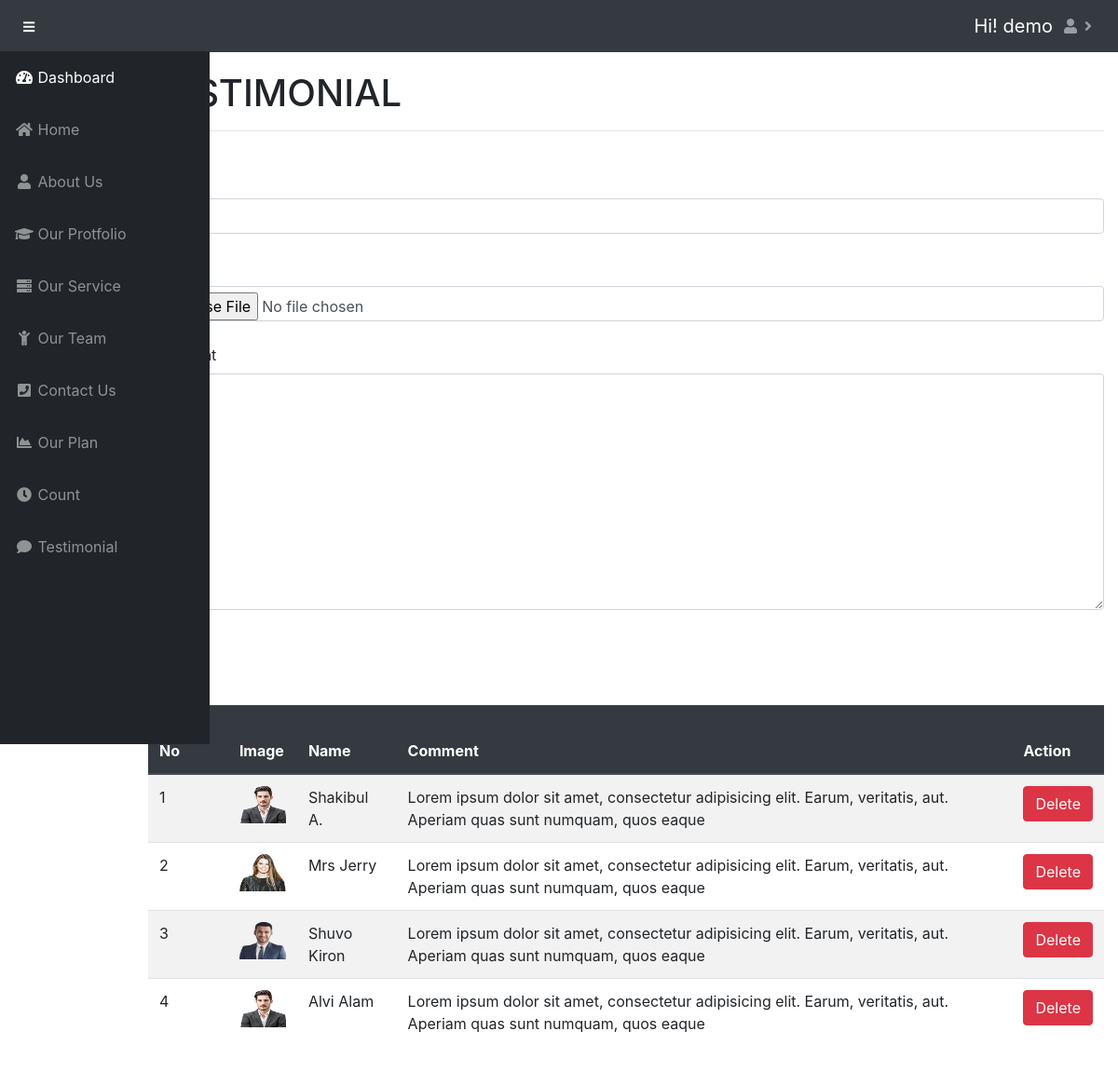
Screenshot of /admin/testimonial.php (signed in) with the database file from the repository.
### tables this page shows
CREATE TABLE `b_user` (
  `id` int(11) NOT NULL,
  `username` varchar(50) NOT NULL,
  `pass` varchar(50000) NOT NULL
);

CREATE TABLE `b_navigator` (
  `id` int(11) NOT NULL,
  `slag` varchar(20) NOT NULL,
  `menuName` varchar(20) NOT NULL,
  `icon` varchar(58) NOT NULL
);

CREATE TABLE `b_testimonial` (
  `id` int(11) NOT NULL,
  `comment` text NOT NULL,
  `nm` varchar(20) NOT NULL,
  `img` varchar(20) NOT NULL,
  `cdate` date NOT NULL
);

### admin/testimonial.php (the view, shortened to what this page needs)
<?php
include 'include/head.php';
?>
<div id="content-wrapper">
    <div class="container-fluid">
        <div class="row">
            <div class="col-md-12">
                <h1><?php echo strtoupper('Testimonial')?></h1>
                <hr>
              <form action="<?php $_SERVER['PHP_SELF'] ?>" method="post" enctype="multipart/form-data" class="form-group">
                  <br>
                  <label for="name">Name</label>
                  <br>
                  <input id="name" name ="name" type="text" class="form-control" required>
                  <br>
                  <label for="img">Image</label>
                  <br>
                  <input id="img" name="image" type="file" class="form-control" required>
                  <br>
                  <label for="cmnt">Comment</label>
                  <br>
                  <textarea  name="comment" id="cmnt" cols="30" rows="10" class="form-control" required></textarea>
                  <br>
                  <button name="testi" class="btn btn-dark"> ADD</button>
                  <br>
              </form>
              <br>
              <table class="table table-striped">
                  <thead class="thead-dark">
                  <tr>
                      <th>Serial No</th>
                      <th>Image</th>
                      <th>Name</th>
                      <th>Comment</th>
                      <th>Action</th>
                  </tr>
                  </thead>
                  <?php
                  $query = "select * from b_testimonial";
                  $getImage = mysqli_query($con, $query);
                  if ($getImage) {
                      $i=0;
                      while ($result = $getImage->fetch_assoc()) {
                          $i++;
                          ?>
                          <tr>
                              <td><?php echo $i; ?></td>
                              <td><img src="../image/<?php echo $result['img']; ?>" height="40px"
                                       width="50px"/></td>
                              <td><?php echo $result['nm'];?></td>
                              <td><?php echo $result['comment'];?></td>
                              <td><a href="?del=<?php echo $result['id']; ?>" class="btn btn-danger">Delete</a></td>
                          </tr>
                      <?php } } ?>
              </table>
          </div>
      </div>
    </div>
</div>
<?php
include 'include/footer.php';
?>

### admin/include/head.php (shortened to what this page needs)
<?php
$var = $_SERVER['DOCUMENT_ROOT'];
$path = $var.'/SimplePhpSite';
include $path.'/includes/db/db.php';
$sql = "SELECT * FROM b_user WHERE id=1";
$a_data = mysqli_query($con, $sql);
$row = mysqli_fetch_assoc($a_data);
?>
<!DOCTYPE html>
<html lang="en">
<head>
    <link href="vendor/fontawesome-free/css/all.min.css" rel="stylesheet" type="text/css">
    <link href="vendor/datatables/dataTables.bootstrap4.css" rel="stylesheet">
    <link href="css/sb-admin.css" rel="stylesheet">
</head>
<body id="page-top">
<nav class="navbar navbar-expand navbar-dark bg-dark fixed-top">
    <button class="btn btn-link btn-sm text-white order-1 order-sm-0" id="sidebarToggle" href="#">
        <i class="fas fa-bars"></i>
    </button>
    <ul class="navbar-nav ml-auto">
        <li class="nav-item">
            <a class="navbar-brand mr-1" href="#">Hi! <?php echo $row['username'];?></a>
            </li>
        <li class="nav-item dropdown">
            <a class="nav-link dropdown-toggle" href="#" id="navbarDropdown" role="button" data-toggle="dropdown" aria-haspopup="true" aria-expanded="false">
                <i class="fa fa-user" aria-hidden="true"></i>
            </a>
        </li>
    </ul>
</nav>
<div id="wrapper" style="padding-left: 12%; padding-top: 60px;">
    <ul class="sidebar navbar-nav fixed-top " data-spy="affix" style="margin-top: 55px;">
        <li class="nav-item active">
            <a class="nav-link" href="index.php">
                <i class="fas fa-fw fa-tachometer-alt"></i>
                <span>Dashboard</span>
            </a>
        </li>
        <?php
        $name = 'SELECT * FROM b_navigator';
        $result = $con->query($name);
        while($row = $result->fetch_assoc()) {
            ?>
            <li class="nav-item">
                <a class="nav-link" href="<?php echo $row['slag']?>.php">
                    <i class="<?php echo $row['icon']?>"></i>
                    <span><?php echo $row['menuName']?></span></a>
            </li>
            <?php
        }
        ?>
        <li class="nav-item">
            <a class="nav-link" href="plan.php">
                <i class="fas fa-fw fa-chart-area"></i>
                <span>Our Plan</span></a>
        </li>
        <li class="nav-item">
            <a class="nav-link" href="count.php">
                <i class="fas fa-fw fa-clock"></i>
                <span>Count</span></a>
        </li>
        <li class="nav-item">
            <a class="nav-link" href="testimonial.php">
                <i class="fas fa-fw fa-comment"></i>
                <span>Testimonial</span></a>
        </li>
    </ul>

### rows the page displays
b_user: username "demo"
b_navigator: menuName "Home"
b_navigator: menuName "About Us"
b_navigator: menuName "Our Protfolio"
b_navigator: menuName "Our Service"
b_navigator: menuName "Our Team"
b_navigator: menuName "Contact Us"
b_testimonial: img (picture), nm "Shakibul A.", comment "Lorem ipsum dolor sit amet, consectetur adipisicing elit. Earum, veritatis, aut. Aperiam quas sunt numquam, quos eaque"
b_testimonial: img (picture), nm "Mrs Jerry", comment "Lorem ipsum dolor sit amet, consectetur adipisicing elit. Earum, veritatis, aut. Aperiam quas sunt numquam, quos eaque"
b_testimonial: img (picture), nm "Shuvo Kiron", comment "Lorem ipsum dolor sit amet, consectetur adipisicing elit. Earum, veritatis, aut. Aperiam quas sunt numquam, quos eaque"
b_testimonial: img (picture), nm "Alvi Alam", comment "Lorem ipsum dolor sit amet, consectetur adipisicing elit. Earum, veritatis, aut. Aperiam quas sunt numquam, quos eaque"
